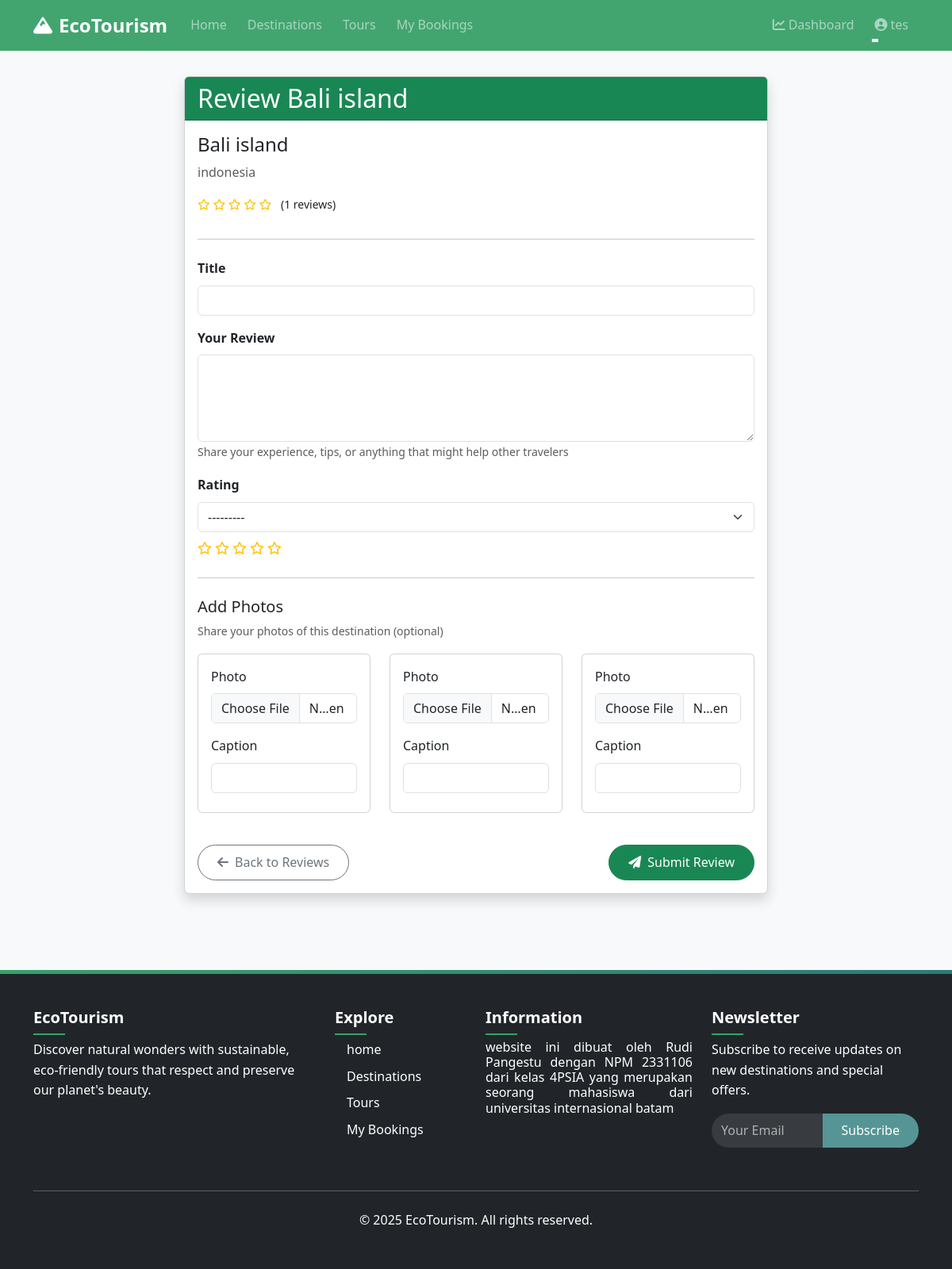
/reviews/destination/create/2/ (signed in), run on the app's committed database.
### destinations/models.py (models this page shows, shortened)
class Destination(models.Model):
    name = models.CharField(max_length=255)
    slug = models.SlugField(unique=True, max_length=255)
    region = models.ForeignKey(Region, on_delete=models.CASCADE, related_name='destinations')
    description = models.TextField()
    highlights = models.TextField()
    location = models.CharField(max_length=255)
    latitude = models.DecimalField(max_digits=9, decimal_places=6, null=True, blank=True)
    longitude = models.DecimalField(max_digits=9, decimal_places=6, null=True, blank=True)
    featured_image = models.ImageField(upload_to='destinations/')
    created_at = models.DateTimeField(auto_now_add=True)
    updated_at = models.DateTimeField(auto_now=True)
    is_active = models.BooleanField(default=True)
    is_featured = models.BooleanField(default=False)
    class Meta:
        ordering = ['-is_featured', 'name']

### reviews/views.py (the view)
# urls.py: path('destination/create/<int:destination_id>/', views.create_destination_review, name='create_destination_review'),
@login_required
def create_destination_review(request, destination_id):
    destination = get_object_or_404(Destination, id=destination_id)
    if DestinationReview.objects.filter(user=request.user, destination=destination).exists():
        messages.error(request, 'You have already reviewed this destination.')
        return redirect('destination_reviews', destination_id=destination.id)
    if request.method == 'POST':
        form = DestinationReviewForm(request.POST)
        formset = ReviewImageFormSet(request.POST, request.FILES)
        if form.is_valid() and formset.is_valid():
            review = form.save(commit=False)
            review.user = request.user
            review.destination = destination
            review.save()
            images = formset.save(commit=False)
            for image in images:
                image.destination_review = review
                image.save()
            messages.success(request, 'Your review has been submitted')
            return redirect('destination_reviews', destination_id=destination.id)
    else:
        form = DestinationReviewForm()
        formset = ReviewImageFormSet()
    return render(request, 'reviews/create_destination_review.html', {
        'form': form,
        'formset': formset,
        'destination': destination,
    })

### templates/reviews/create_destination_review.html (shortened to what this page needs)
{% extends 'base.html' %}
{% load static %}
{% block content %}
<div class="container py-5">
    <div class="row">
        <div class="col-lg-8 mx-auto">
            <div class="card shadow">
                <div class="card-header bg-success text-white">
                    <h2 class="mb-0">Review {{ destination.name }}</h2>
                </div>
                <div class="card-body">
                    <div class="mb-4">
                        <div class="row">
                            <div class="col-md-8">
                                <h4>{{ destination.name }}</h4>
                                <p class="text-muted">{{ destination.location }}</p>
                                <div class="small mb-2">
                                    {% if destination.reviews.count > 0 %}
                                        {% with avg_rating=destination.get_average_rating %}
                                            <div class="mb-2">
                                                <div class="stars">
                                                    {% for i in '12345' %}
                                                        {% if forloop.counter <= avg_rating %}
                                                            <i class="fas fa-star text-warning"></i>
                                                        {% elif forloop.counter <= avg_rating|add:0.5 %}
                                                            <i class="fas fa-star-half-alt text-warning"></i>
                                                        {% else %}
                                                            <i class="far fa-star text-warning"></i>
                                                        {% endif %}
                                                    {% endfor %}
                                                    <span class="ms-2">{{ avg_rating|floatformat:1 }} ({{ destination.reviews.count }} reviews)</span>
                                                </div>
                                            </div>
                                        {% endwith %}
                                    {% else %}
                                        <p class="text-muted small">No reviews yet</p>
                                    {% endif %}
                                </div>
                            </div>
                        </div>
                    </div>
                    <hr class="my-4">
                    <form method="post" enctype="multipart/form-data">
                        <div class="mb-3">
                            <label for="{{ form.title.id_for_label }}" class="form-label fw-bold">Title</label>
                            <input type="text" name="{{ form.title.name }}" id="{{ form.title.id_for_label }}" class="form-control" value="{{ form.title.value|default:'' }}" required>
                        </div>
                        <div class="mb-3">
                            <label for="{{ form.content.id_for_label }}" class="form-label fw-bold">Your Review</label>
                            {{ form.content }}
                            <small class="text-muted">Share your experience, tips, or anything that might help other travelers</small>
                        </div>
                        <div class="mb-4">
                            <label for="{{ form.rating.id_for_label }}" class="form-label fw-bold">Rating</label>
                            <div class="rating-selector">
                                <select name="{{ form.rating.name }}" id="{{ form.rating.id_for_label }}" class="form-select" required>
                                    {% for value, text in form.rating.field.choices %}
                                    <option value="{{ value }}" {% if form.rating.value == value|stringformat:"i" %}selected{% endif %}>{{ text }}</option>
                                    {% endfor %}
                                </select>
                            </div>
                        </div>
                        <hr class="my-4">
                        <h5>Add Photos</h5>
                        <p class="text-muted small">Share your photos of this destination (optional)</p>
                        <div class="row photo-formset">
                            {% for form in formset %}
                                <div class="col-md-4 mb-3 photo-form">
                                    <div class="card h-100">
                                        <div class="card-body">
                                            <div class="mb-3">
                                                <label for="{{ form.image.id_for_label }}" class="form-label">Photo</label>
                                                <input type="file" name="{{ form.image.name }}" id="{{ form.image.id_for_label }}" class="form-control">
                                            </div>
                                            <div class="mb-2">
                                                <label for="{{ form.caption.id_for_label }}" class="form-label">Caption</label>
                                                <input type="text" name="{{ form.caption.name }}" id="{{ form.caption.id_for_label }}" class="form-control" value="{{ form.caption.value|default:'' }}">
                                            </div>
                                        </div>
                                    </div>
                                </div>
                            {% endfor %}
                        </div>
                        <div class="d-flex justify-content-between mt-4">
                            <a href="{% url 'destination_reviews' destination_id=destination.id %}" class="btn btn-outline-secondary">
                                <i class="fas fa-arrow-left me-2"></i>Back to Reviews
                            </a>
                            <button type="submit" class="btn btn-success">
                                <i class="fas fa-paper-plane me-2"></i>Submit Review
                            </button>
                        </div>
                    </form>
                </div>
            </div>
        </div>
    </div>
</div>
{% endblock %}

### templates/base.html (shortened to what this page needs)
{% load static %}
<!DOCTYPE html>
<html lang="en">
<head>
    <link rel="stylesheet" href="https://cdn.jsdelivr.net/npm/bootstrap@5.3.0/dist/css/bootstrap.min.css">
    <link rel="stylesheet" href="https://cdnjs.cloudflare.com/ajax/libs/font-awesome/6.0.0/css/all.min.css">
    <link rel="stylesheet" href="https://cdnjs.cloudflare.com/ajax/libs/animate.css/4.1.1/animate.min.css">
    <link rel="stylesheet" href="{% static 'css/style.css' %}">
</head>
<body>
<header class="kepala mb-5">
    <nav class="navbar navbar-expand-lg navbar-dark fixed-top animate__animated animate__slideInDown animate__faster">
        <div class="container">
            <a class="navbar-brand animate__animated animate__zoomIn" href="{% url 'home' %}">
                <i class="fas fa-mountain me-2"></i>EcoTourism
            </a>
            <div class="collapse navbar-collapse" id="navbarMain">
                <ul class="navbar-nav me-auto">
                    <li class="nav-item">
                        <a class="nav-link" href="{% url 'home' %}">Home</a>
                    </li>
                    <li class="nav-item">
                        <a class="nav-link" href="{% url 'destination_list' %}">Destinations</a>
                    </li>
                    <li class="nav-item">
                        <a class="nav-link" href="{% url 'tour_list' %}">Tours</a>
                    </li>
                    {% if user.is_authenticated %}
                    <li class="nav-item">
                        <a class="nav-link" href="{% url 'booking_list' %}">My Bookings</a>
                    </li>
                    {% endif %}
                </ul>
                <div class="navbar-nav">
                    {% if user.is_authenticated %}
                        {% if user.is_staff %}
                        <a class="nav-link" href="{% url 'dashboard' %}">
                            <i class="fas fa-chart-line me-1"></i>Dashboard
                        </a>
                        {% endif %}
                        <div class="nav-item dropdown">
                            <a class="nav-link dropdown-toggle" href="#" id="userDropdown" role="button" data-bs-toggle="dropdown">
                                <i class="fas fa-user-circle me-1"></i>{{ user.username }}
                            </a>
                        </div>
                    {% endif %}
                </div>
            </div>
        </div>
    </nav>
</header>
    <main style="min-height: 60vh;">
        {% block content %}{% endblock %}
    </main>
    <footer class="bg-dark text-white py-5 mt-5">
        <div class="container">
            <div class="row">
                <div class="col-md-4 mb-4">
                    <h5 class="mb-3">EcoTourism</h5>
                    <p>Discover natural wonders with sustainable, eco-friendly tours that respect and preserve our planet's beauty.</p>
                </div>
                <div class="col-md-2 mb-4">
                    <h5 class="mb-3">Explore</h5>
                    <ul class="list-unstyled">
                        <li class="mb-2"><a href="{% url 'home' %}" class="text-white text-decoration-none">home</a></li>
                        <li class="mb-2"><a href="{% url 'destination_list' %}" class="text-white text-decoration-none">Destinations</a></li>
                        <li class="mb-2"><a href="{% url 'tour_list' %}" class="text-white text-decoration-none">Tours</a></li>
                        <li><a href="{% url 'booking_list' %}" class="text-white text-decoration-none">My Bookings</a></li>
                    </ul>
                </div>
                <div class="col-md-3 mb-4">
                    <h5 class="mb-3">Information</h5>
                    <h6 class="text-justify"> website ini dibuat oleh Rudi Pangestu dengan NPM 2331106 dari kelas 4PSIA yang merupakan seorang mahasiswa dari universitas internasional batam </h6>
                </div>
                <div class="col-md-3">
                    <h5 class="mb-3">Newsletter</h5>
                    <p>Subscribe to receive updates on new destinations and special offers.</p>
                    <form>
                        <div class="input-group mb-3">
                            <input type="email" class="form-control" placeholder="Your Email">
                            <button class="btn btn-primary" type="submit">Subscribe</button>
                        </div>
                    </form>
                </div>
            </div>
            <hr class="my-4">
            <div class="text-center">
                <p class="mb-0">&copy; 2025 EcoTourism. All rights reserved.</p>
            </div>
        </div>
    </footer>
</body>
</html>

### data on the page
Destination: name "Bali island", location "indonesia", reviews.count "1"

### other printed values
{{ user.username }} "tes"
form field rating "---------"
